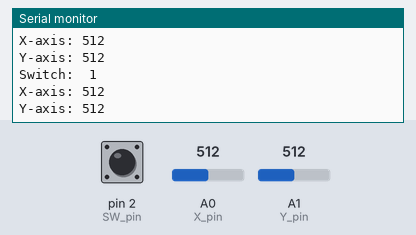
The sketch below on a simulated Arduino Uno, built with avr-gcc and run on an emulated ATmega328P. Parts: the last lines printed to the serial monitor. The inputs (shaded band) are chosen by the test bench; at power-on: A1 (Y_pin) = 512, pin 2 (SW_pin) HIGH, A0 (X_pin) = 512.

Above: at 1.2 s.
1.3 s: A1 (Y_pin) set to 589
At 2.6 s:
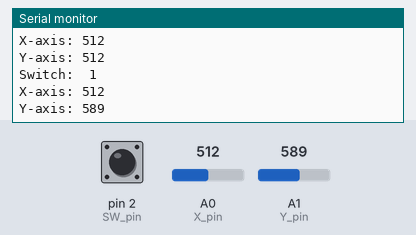
2.8 s: A1 (Y_pin) set to 617
At 3.5 s:
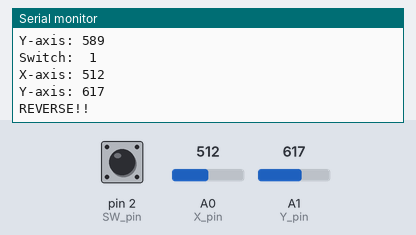
Timing chart, 0 to 5.8 s (numbered marks = the images above; inputs shaded):
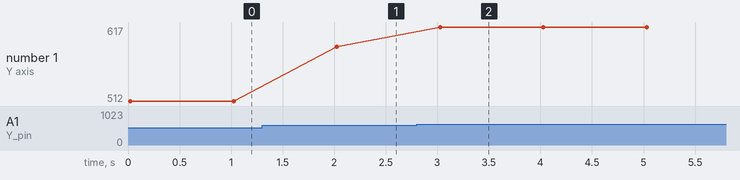

Measured:
- the behaviour switches between 600 and 601 on A1 (Y_pin) (found by bisection; images 1 and 2)
- after the input at 1.3 s, the serial monitor: prints a new line after 0.73 s (image 1)
- after the input at 2.8 s, the serial monitor: prints a new line after 0.23 s (image 2)
- plotted number 1: 512 → 589 after the input at 1.3 s, 589 → 617 after the input at 2.8 s

The sketch:

Analog_Joystick_IO.ino
```cpp
//Connections
//SW >> Digital 2
// VrX >> Analog 0
// VrY >> Analog 1


// Schematic
// https://exploreembedded.com/wiki/Analog_JoyStick_with_Arduino

// Arduino pin numbers
const int SW_pin = 2; // digital pin connected to switch output
const int X_pin = 0; // analog pin connected to X output
const int Y_pin = 1; // analog pin connected to Y output

void setup() {
  pinMode(SW_pin, INPUT);
  digitalWrite(SW_pin, HIGH);
  Serial.begin(9600);
}

void loop() {
  Serial.print("Switch:  ");
  Serial.print(digitalRead(SW_pin));
  Serial.print("\n");
  Serial.print("X-axis: ");
  Serial.print(analogRead(X_pin));
  Serial.print("\n");
  Serial.print("Y-axis: ");
  Serial.println(analogRead(Y_pin));
  Serial.print("\n\n");

  if (digitalRead(SW_pin) == 0)
  {
    Serial.print("\Pressed!!\n");
  }

  if (analogRead(X_pin) > 800)
  {
    Serial.print("\nRIGHT!!\n");
  }
  else if(analogRead(X_pin) < 400)
  {
    Serial.print("LEFT!!\n");
  }

    if (analogRead(Y_pin) < 100)
  {
    Serial.print("\nFORWARD!!\n");
  }
  else if(analogRead(Y_pin) > 600)
  {
    Serial.print("REVERSE!!\n");
  }
  delay(1000);
}
```
